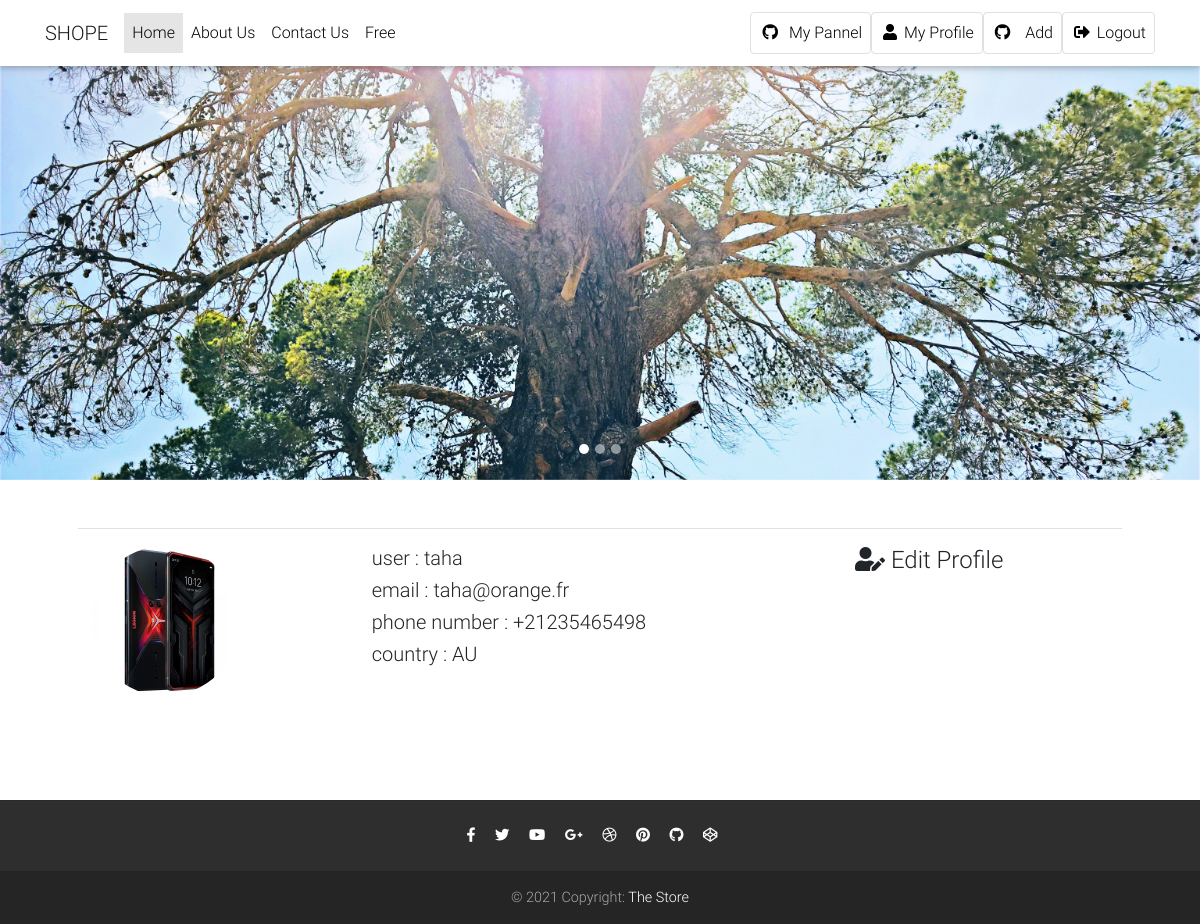
Screenshot of /accounts/profile/ (signed in) with the database file from the repository.
### accounts/models.py (models this page shows)
class Profile(models.Model):
    user = models.OneToOneField(User, on_delete=models.CASCADE)
    country = CountryField( blank=True, null=True)
    phone_number = models.CharField(max_length=15)
    image  = models.ImageField(upload_to='profile/')
    def __str__(self):
        return str(self.user)

### accounts/views.py (the view)
# urls.py: path('profile/',views.profile , name='profile'),
def profile(request):
    profile = Profile.objects.get(user=request.user)
    return render(request,'accounts/profile.html',{'profile': profile})

### accounts/templates/accounts/profile.html (shortened to what this page needs)
{% extends 'base.html' %}
{% load bootstrap4 %}
{%load static%}
{% block body %}
<div class="container p-5">
    <table class="table">
        <tr>
        <th >
                            {% if profile.image %}
                            <img  style="vertical-align: middle;width: 150px;height:150px;border-radius: 50%!important;" src="{{profile.image.url}}" class="rounded float-start"
                                alt="Avatar">
                            {% else %}
                            <img  style="vertical-align: middle;width: 150px;height:150px;border-radius: 50%!important;"  src="{% static 'img/no-image.png' %}" class="rounded float-start"
                                alt="Avatar">
                            {% endif %}</th>
                        <td>
                        <h5>user : {{profile}}</h5>
                        <h5>email : {{profile.user.email}}</h5>
                        <h5>phone number : {{profile.phone_number}}</h5>
                        <h5>country : {{profile.country}}</h5>
                        </td>
                        <td><h4><a class="boxed-btn3 w-100" href="{% url 'accounts:profile_edit' %}"><i class="fas fa-user-edit"></i> Edit Profile</a></h4></td>
            </tr>
    </table>
</div>
{% endblock body %}

### templates/base.html (style rules this page uses)
html, body, header, .carousel { height: 60vh; }

### rows the page displays
Profile: image (picture), user.username "taha", user.email "taha@orange.fr", phone_number "+21235465498", country "AU"
